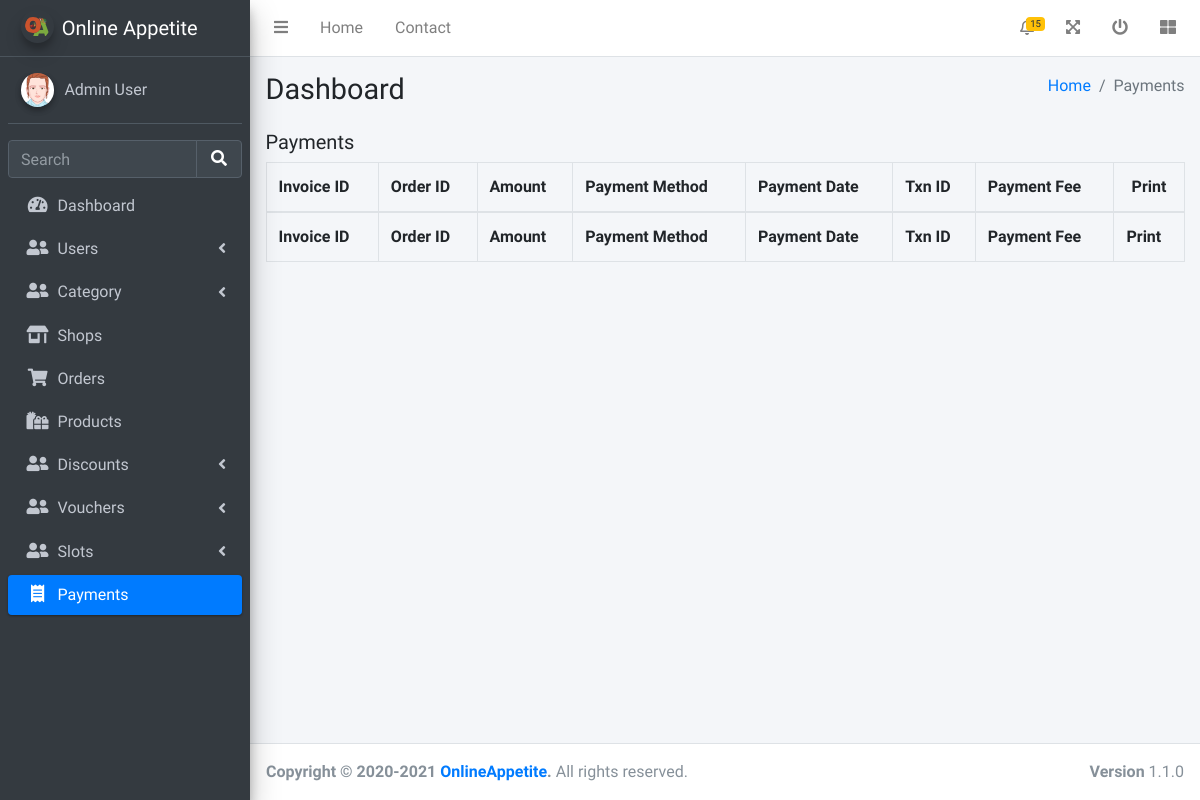
The page /admin/viewPayments.php (signed in) on the database as committed earlier.
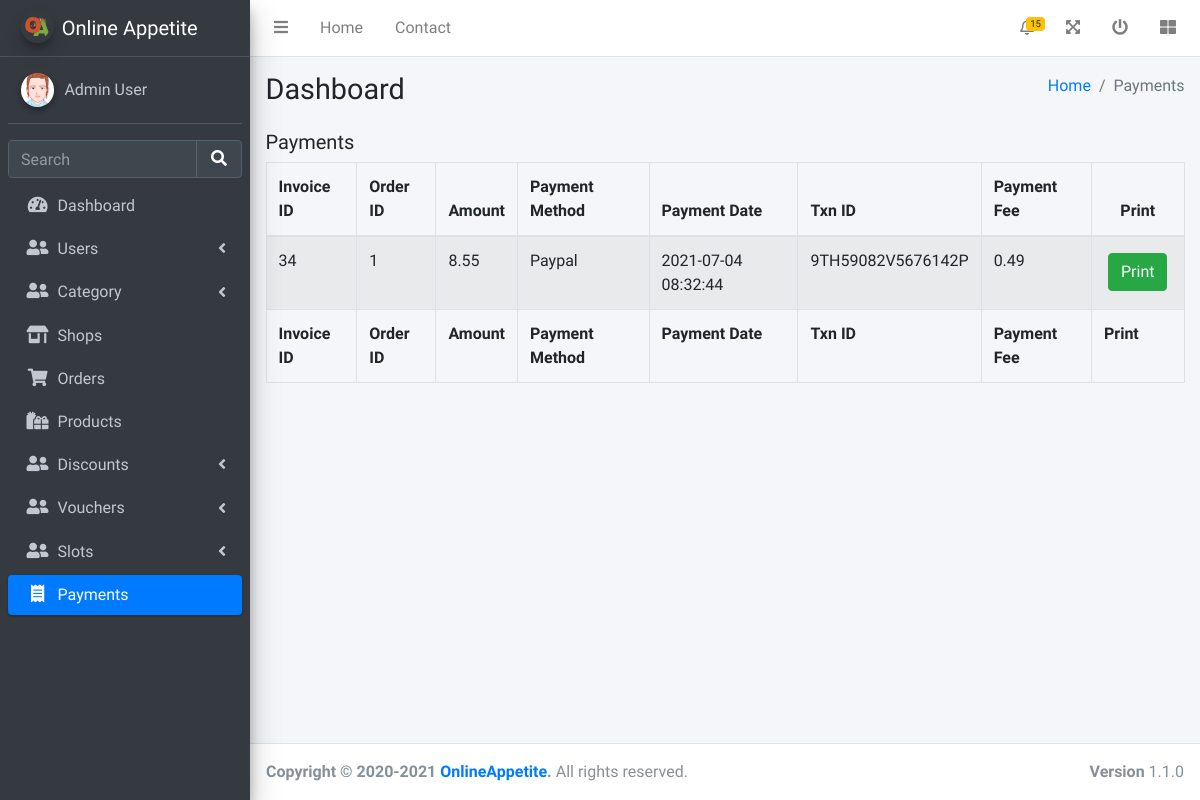
The same page on the database as committed later.
### tables this page shows
CREATE TABLE PAYMENTS (
	PAYMENT_ID INTEGER NOT NULL PRIMARY KEY AUTOINCREMENT,
	ORDER_ID INTEGER NOT NULL,
	AMOUNT FLOAT NOT NULL,
	PAYMENT_METHOD VARCHAR(15) NOT NULL,
	PAYMENT_DATE TIMESTAMP DEFAULT CURRENT_TIMESTAMP,
	TXN_ID VARCHAR(100) NULL,
	PAYMENT_FEE FLOAT NULL,
	FOREIGN KEY (ORDER_ID) REFERENCES ORDERS (ORDER_ID)
);

### utils/database.php (called while the page is built, shortened)
<?php
try {
    $conn = new PDO("sqlite:".__DIR__."/../database.sqlite");
    $conn->setAttribute(PDO::ATTR_ERRMODE, PDO::ERRMODE_EXCEPTION);
}catch(PDOException $e) {
    die("Connection failed: " . $e->getMessage());
}
function fetch_all_row($sql){
    global $conn;
    $stmt = $conn->prepare($sql);
    $stmt->execute();
    $res = $stmt->fetchAll(PDO::FETCH_ASSOC);
    return $res;
}

### admin/viewPayments.php (the view, shortened to what the changed rows need)
<?php
require_once '../utils/database.php';
?>
<!DOCTYPE html>
<html lang="en">
<head>
  <link rel="stylesheet" href="/css/fontawesome-free/css/all.min.css">
  <link rel="stylesheet" href="/css/datatables-bs4/dataTables.bootstrap4.min.css">
  <link rel="stylesheet" href="/css/datatables-responsive/responsive.bootstrap4.min.css">
  <link rel="stylesheet" href="/css/datatables-buttons/buttons.bootstrap4.min.css">
  <link rel="stylesheet" href="https://code.ionicframework.com/ionicons/2.0.1/css/ionicons.min.css">
  <link rel="stylesheet" href="/css/adminlte/adminlte.min.css">
</head>
<body class="hold-transition sidebar-mini">
  <div class="wrapper">
    <?php
    include 'header.php';
    $payments = fetch_all_row('SELECT * FROM PAYMENTS');
    ?>
    <div class="content-wrapper">
      <section class="content-header">
        <div class="container-fluid">
          <div class="row mb-2">
            <div class="col-sm-6">
              <h1>Dashboard</h1>
            </div>
          </div>
        </div>
      </section>
      <section class="content">
        <div class="container-fluid">
          <table id="shopTable" class="table table-bordered table-striped">
            <thead>
              <tr>
                <th>Invoice ID</th>
                <th>Order ID</th>
                <th>Amount</th>
                <th>Payment Method</th>
                <th>Payment Date</th>
                <th>Txn ID</th>
                <th>Payment Fee</th>
                <th class="text-center no-sort no-searching">Print</th>
              </tr>
            </thead>
            <tbody>
              <?php foreach ($payments as $payment) { ?>
                <tr>
                  <td><?= $payment['PAYMENT_ID'] ?></td>
                  <td><?= $payment['ORDER_ID'] ?></td>
                  <td><?= number_format($payment['AMOUNT'] / 100, 2) ?></td>
                  <td><?= ucwords($payment['PAYMENT_METHOD']) ?></td>
                  <td><?= $payment['PAYMENT_DATE'] ?></td>
                  <td><?= $payment['TXN_ID'] ?? '-' ?></td>
                  <td><?= number_format($payment['PAYMENT_FEE'] / 100, 2) ?></td>
                  <td>
                    <div class="d-flex">
                      <form action="../payment/downloadInvoice.php" method="post">
                        <button class="btn btn-success m-1">Print</button>
                      </form>
                    </div>
                  </td>
                </tr>
              <?php } ?>
            </tbody>
            <tfoot>
              <tr>
                <th>Invoice ID</th>
                <th>Order ID</th>
                <th>Amount</th>
                <th>Payment Method</th>
                <th>Payment Date</th>
                <th>Txn ID</th>
                <th>Payment Fee</th>
                <th>Print</th>
              </tr>
            </tfoot>
          </table>
        </div>
      </section>
    </div>
  </div>
</body>
</html>

### admin/header.php (shortened to what the changed rows need)
<aside class="main-sidebar sidebar-dark-primary elevation-4">
  <a href="/" class="brand-link">
    <img src="/assets/images/logo.svg" alt="OnlineAppetite Logo" width="75px" height="75px" class="brand-image p-1 img-circle elevation-3" style="opacity: .8">
    <span class="brand-text font-weight-light">Online Appetite</span>
  </a>
</aside>

Rows that differ between the two databases and show on the page:
added payments: PAYMENT_ID "34", ORDER_ID "1", $payment['AMOUNT']/100 "8.55", PAYMENT_METHOD "Paypal", PAYMENT_DATE "2021-07-04 08:32:44", TXN_ID "9TH59082V5676142P", $payment['PAYMENT_FEE']/100 "0.49"
